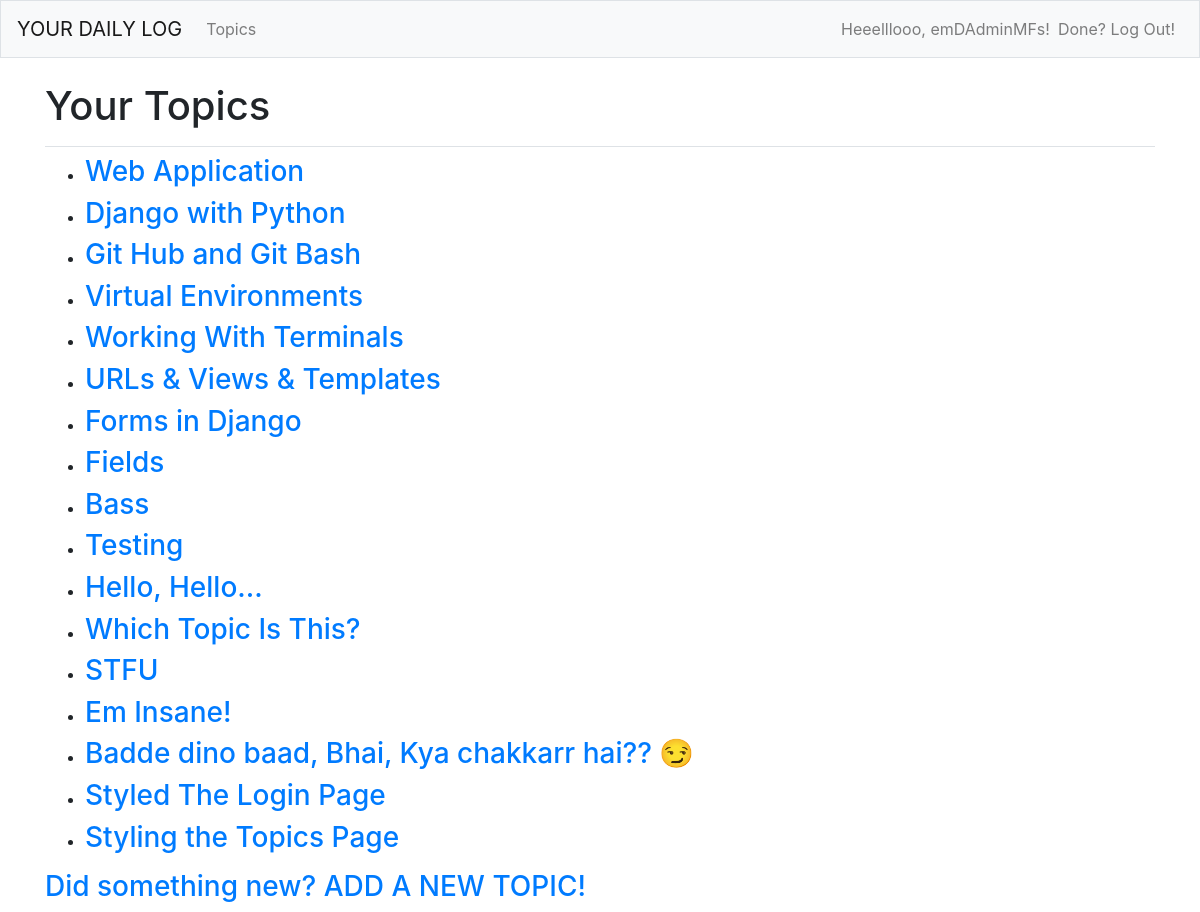
The app's page /topics/ (signed in) with its own data.
### YourDailyLog_App/models.py (models this page shows)
class Topic(models.Model):
    topicName = models.CharField(max_length=200)
    dateAndTime = models.DateTimeField(auto_now_add=True)
    owner = models.ForeignKey(User, on_delete=models.CASCADE)
    def __str__(self):
        return self.topicName

### YourDailyLog_App/views.py (the view)
# urls.py: path('topics/', views.topics, name="topics"),
@login_required # restrict access to certain pages to logged-in users
def topics(request):
    topicNames = Topic.objects.filter(owner=request.user).order_by(
                                                                   'dateAndTime'
                                                                  )
    context = {'topicNames': topicNames} # context is to be passed to the
    return render(request, "yourdailylog_app/topics.html", context)

### YourDailyLog_App/templates/yourdailylog_app/topics.html
{% extends "yourdailylog_app/base.html" %}
{% block page_header %}
  <h1>Your Topics</h1>
{% endblock page_header %}
{% block content %}
  <ul>
    {% for topicName in topicNames %}
    <li>
      <h3>
        <a href="{% url 'YourDailyLog_App:topic' topicName.id %}">
          {{ topicName }}
        </a>
      </h3>
    </li>
    {% empty %}
      <li>
        <h3>
          No topics have been added yet. Come on, go grind! ;-)
        </h3>
      </li>
    {% endfor %}
  </ul>
  <h3>
    <a href="{% url 'YourDailyLog_App:new_topic' %}">
      Did something new? ADD A NEW TOPIC!
    </a>
  </h3>
{% endblock content %}

### YourDailyLog_App/templates/yourdailylog_app/base.html (shortened to what this page needs)
{% load bootstrap4 %}
<!doctype html>
<html lang="en">
  <head>
    {% bootstrap_css %}
  </head>
  <body>
    <nav class="navbar navbar-expand-md navbar-light bg-light mb-4 border">
      <a class="navbar-brand" href="{% url 'YourDailyLog_App:index' %}">
        YOUR DAILY LOG
      </a>
      <div class="collapse navbar-collapse" id="navbarCollapse">
        <ul class="navbar-nav mr-auto">
          <li class="nav-item">
            <a class="nav-link" href="{% url 'YourDailyLog_App:topics' %}">
              Topics
            </a>
          </li>
        </ul>
        <ul class="navbar-nav ml-auto">
          {% if user.is_authenticated %}
            <li class="nav-item">
              <span class="navbar-text">
                Heeelllooo, {{ user.username }}!
              </span>
            </li>
            <li class="nav-item">
              <a class="nav-link" href="{% url 'Users:logout' %}">
                Done? Log Out!
              </a>
            </li>
          {% endif %}
        </ul>
      </div>
    </nav>
    <main role ="main" class="container">
      <div class="pb-2 mb-2 border-bottom">
        {% block page_header %}{% endblock page_header %}
      </div>
      <div>
        {% block content %}{% endblock content %}
      </div>
    </main>
  </body>
</html>

### records on screen
Topic: topicName "Web Application"
Topic: topicName "Django with Python"
Topic: topicName "Git Hub and Git Bash"
Topic: topicName "Virtual Environments"
Topic: topicName "Working With Terminals"
Topic: topicName "URLs & Views & Templates"
Topic: topicName "Forms in Django"
Topic: topicName "Fields"
Topic: topicName "Bass"
Topic: topicName "Testing"
Topic: topicName "Hello, Hello..."
Topic: topicName "Which Topic Is This?"
Topic: topicName "STFU"
Topic: topicName "Em Insane!"
Topic: topicName "Badde dino baad, Bhai, Kya chakkarr hai?? 😏"
Topic: topicName "Styled The Login Page"
Topic: topicName "Styling the Topics Page"

### other values on screen
{{ user.username }} "emDAdminMFs"
